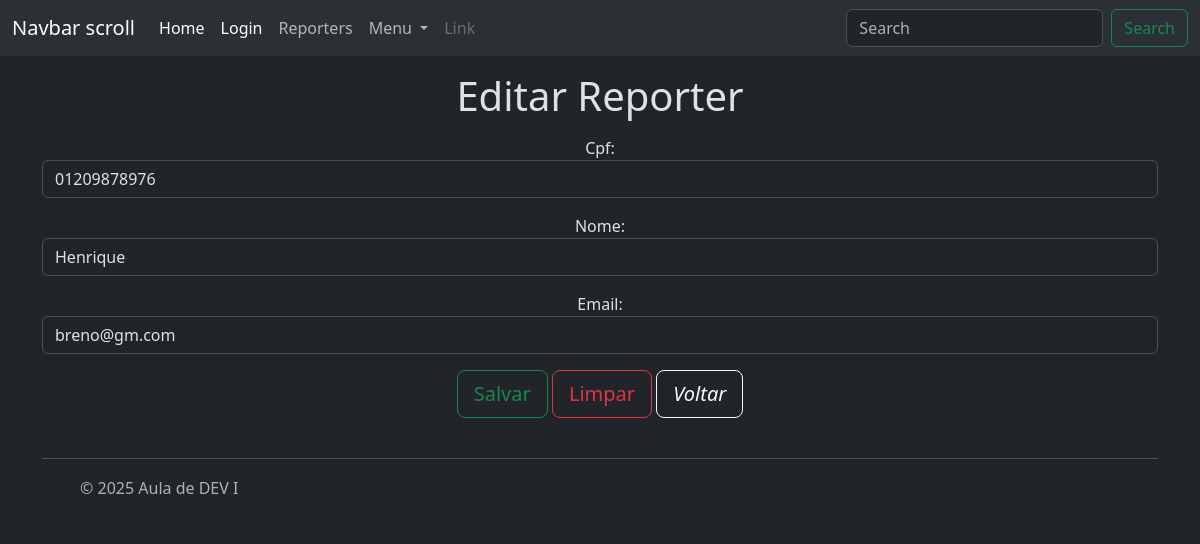
The app's page /relacionamentos/reporter/function/update/9, older data.
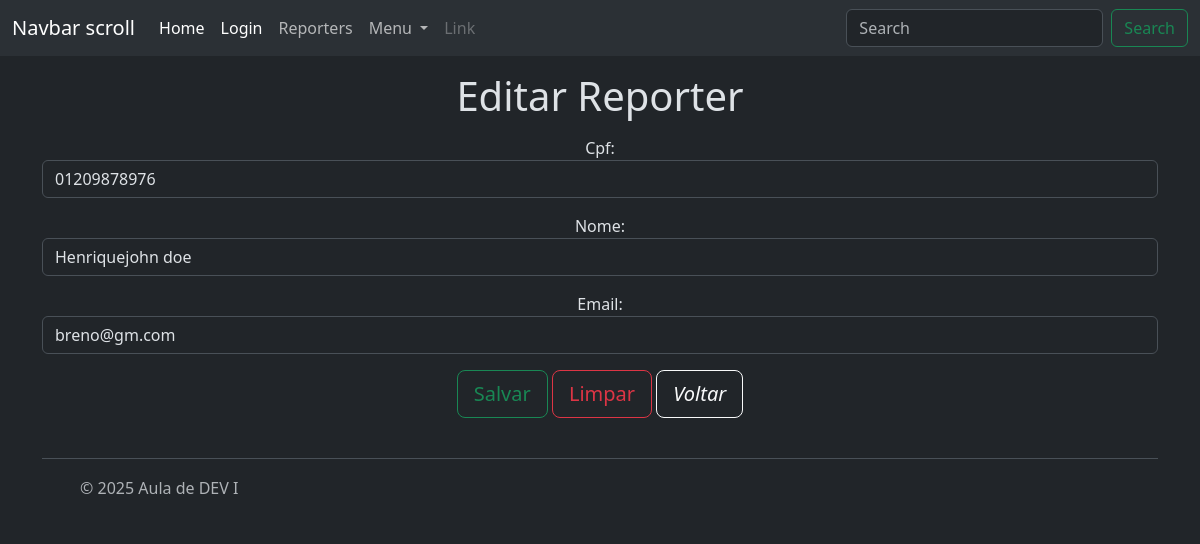
The same page, newer data.
### relacionamentos/models/reporter.py (models this page shows, shortened)
class Reporter(BaseModel):
    cpf = models.CharField(max_length=11, unique=True)
    nome = models.CharField(max_length=120)
    email = models.EmailField()
    objects = ReporterManager()
    class Meta:
        permissions = [("generate_code", 'Can generate code')]

### relacionamentos/views/reporter.py (the view)
# urls.py: path('reporter/function/update/<int:id>', reporter_update, name='reporter_function_update'),
def reporter_update(request, id):
    reporter = get_object_or_404(Reporter, pk=id)
    if request.method == 'POST':
        form = ReporterForm(request.POST, instance=reporter)
        if form.is_valid():
            form.save()
            return redirect('relacionamentos:reporter_function_list')
    else:
        form = ReporterForm(instance=reporter)
    context = {
        'form': form,
        'reporter': reporter
    }
    return render(request, 'reporter/update.html', context)

### relacionamentos/forms/reporter_form.py
class ReporterForm(BaseForm):
    class Meta:
        model = Reporter
        fields = '__all__'

### relacionamentos/templates/reporter/update.html (shortened to what this page needs)
{% extends 'base.html' %}
{% block title %}
    <h1>Editar Reporter</h1>
{% endblock title %}
{% block content %}
    <form id ='reporter' action="{% url 'relacionamentos:reporter_function_update'  reporter.id %}" method="post" >
        {% for field in form %}
        <div class="mb-3" >
            {{ field.label_tag }} {{ field }}
        </div>
        {% endfor %}
        <button type="submit" class="btn btn-outline-success btn-lg" form="reporter" value="Salvar" >
                Salvar
        </button>
        <button type="reset" class="btn btn-outline-danger btn-lg" form="reporter" value="Limpar" >
                Limpar
        </button>
        <a class="btn btn-outline-light btn-lg" role="button" href="{% url 'relacionamentos:reporter_function_list' %}" >
            <i>Voltar</i>
        </a>
    </form>
{% endblock content %}

Row changes from the older to the newer data that the page shows:
changed Reporter "breno@gm.com": nome "Henrique" → "Henriquejohn doe"
